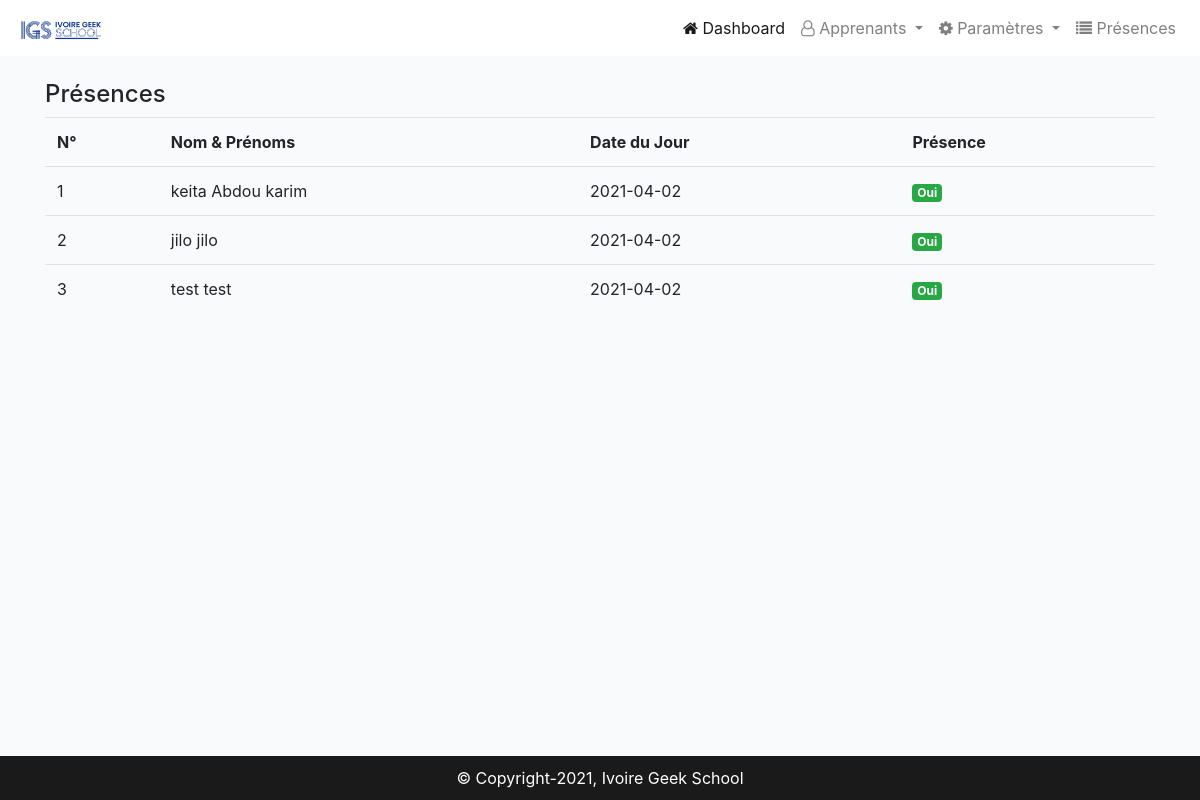
The page /admin/liste-presences.php (signed in) on the database its author committed.
### tables this page shows
CREATE TABLE `presence` (
  `id` int(11) NOT NULL,
  `id_apprenant` int(11) NOT NULL,
  `date_jour` date NOT NULL,
  `statut` varchar(3) NOT NULL DEFAULT 'Non',
  `date_ajout` datetime NOT NULL
);

CREATE TABLE `apprenants` (
  `id` int(11) NOT NULL,
  `nom` varchar(255) NOT NULL,
  `prenoms` varchar(255) NOT NULL,
  `email` varchar(255) NOT NULL,
  `telephone` varchar(50) NOT NULL,
  `sexe` varchar(8) NOT NULL,
  `lieu_habitation` varchar(255) NOT NULL,
  `date_inscription` datetime NOT NULL
);

### admin/liste-presences.php (the view, shortened to what this page needs)
<!DOCTYPE html>
<html lang="fr">
<head>
    <link rel="stylesheet" href="../<?php echo ASSETS_PATH."css/bootstrap.min.css";?>">
    <link rel="stylesheet" href="https://cdnjs.cloudflare.com/ajax/libs/font-awesome/4.7.0/css/font-awesome.min.css">
    <link rel="stylesheet" href="../<?php echo ASSETS_PATH."css/style.css";?>">
</head>
<body>
    <?php
        include_once NAVBAR_ADMIN_PATH."navbar.php";
    ?>
    <?php
        if(isset($_SESSION['id'])){
            ?>
                <div class="container mt-4">
                    <div class="row">
                        <div class="col-lg-12">
                            <h4>Présences</h4>
                        </div>
                        <div class="col-lg-12">
                            <table class="table table-border">
                                <tr>
                                    <th>N°</th>
                                    <th>Nom & Prénoms</th>
                                    <th>Date du Jour</th>
                                    <th>Présence</th>
                                </tr>
                                <?php
                                    include_once "../Config/connexion.php";
                                    $sql = "SELECT apprenants.id,apprenants.nom,apprenants.prenoms,presence.id_apprenant,presence.date_jour, presence.statut FROM apprenants INNER JOIN presence ON apprenants.id = presence.id_apprenant";
                                    $query = $bd->prepare($sql);
                                    $query->execute();
                                    $data = $query->fetchAll();
                                    foreach ($data as $key => $value) {
                                        ?>
                                            <tr>
                                                <td><?= $key+1; ?></td>
                                                <td><?php echo $value['nom'].' '.$value['prenoms'];?></td>
                                                <td><?php echo $value['date_jour'];?></td>
                                                <td>
                                                <?php
                                                    if($value['statut']=="Oui"){
                                                        ?>
                                                        <span class='badge badge-success'>
                                                            <?php echo $value['statut'];?>
                                                        </span>
                                                        <?php
                                                    }else{
                                                        ?>
                                                        <span class='badge badge-danger'>
                                                            <?php echo $value['statut'];?>
                                                        </span>
                                                        <?php
                                                    }
                                                ?>
                                                </td>
                                            </tr>
                                        <?php
                                    }
                                ?>
                            </table>
                        </div>
                    </div>
                </div>
            <?php
        }
    ?>
    <?php include NAVBAR_ADMIN_PATH."footer.php"; ?>
</body>
</html>

### admin/views/includes/navbar.php (shortened to what this page needs)
<nav class="navbar navbar-expand-lg navbar-light bg-white">
<a class="navbar-brand " href="dashboard.php"><img src="<?php echo PICTURES_PATH_ADMIN."logo-igs2.png";?>" style="width:90px" alt=""></a>
  <div class="collapse navbar-collapse" id="navbarSupportedContent">
    <ul class="navbar-nav ml-auto">
    <?php
        if(isset($_SESSION['id'])){
            ?>
                <li class="nav-item active">
                    <a class="nav-link" href="dashboard.php"><i class="fa fa-home"></i>&nbsp;Dashboard</a>
                </li>
                <li class="nav-item dropdown">
                    <a class="nav-link dropdown-toggle" href="#" id="appDropdown" role="button" data-toggle="dropdown" aria-haspopup="true" aria-expanded="false">
                    <i class="fa fa-user-o"></i> Apprenants
                    </a>
                </li>
                <li class="nav-item dropdown">
                    <a class="nav-link dropdown-toggle" href="#" id="navbarDropdown" role="button" data-toggle="dropdown" aria-haspopup="true" aria-expanded="false">
                    <i class="fa fa-cog"></i> Paramètres
                    </a>
                </li>
                <li class="nav-item">
                    <a class="nav-link" href="liste-presences.php"><i class="fa fa-list"></i>&nbsp;Présences</a>
                </li>
            <?php
        }
    ?>
    </ul>
  </div>
</nav>

### admin/views/includes/footer.php (shortened to what this page needs)
<footer>
        <div class="container">
            <div class="row">
                <div class="col-lg-12 text-center">
                    <p class="copyright">&copy; Copyright-2021, <a href="https://ivoiregeekschool.com" target='_blank'>Ivoire Geek School</a></p>
                </div>
            </div>
        </div>
</footer>

### public/assets/css/style.css (style rules this page uses)
body { background-color: #F9FAFC; }
footer { background-color: #1A1A1A; height:auto; width:100%; color:#fff; bottom:0; position: fixed; }
footer p { margin:10px auto; }
a { color:#fff; }

### rows shown on the page
presence: id_apprenant.nom "keita", id_apprenant.prenoms "Abdou karim", date_jour "2021-04-02", statut "Oui"
presence: id_apprenant.nom "jilo", id_apprenant.prenoms "jilo", date_jour "2021-04-02", statut "Oui"
presence: id_apprenant.nom "test", id_apprenant.prenoms "test", date_jour "2021-04-02", statut "Oui"
